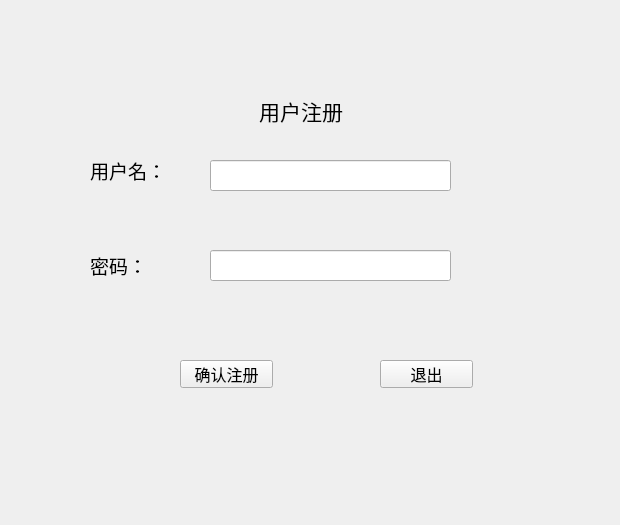
<?xml version="1.0" encoding="UTF-8"?>
<ui version="4.0">
 <class>Form_reg</class>
 <widget class="QWidget" name="Form_reg">
  <property name="geometry">
   <rect>
    <x>0</x>
    <y>0</y>
    <width>620</width>
    <height>525</height>
   </rect>
  </property>
  <property name="windowTitle">
   <string>注册界面</string>
  </property>
  <widget class="QLabel" name="label">
   <property name="geometry">
    <rect>
     <x>230</x>
     <y>80</y>
     <width>171</width>
     <height>61</height>
    </rect>
   </property>
   <property name="font">
    <font>
     <family>Arial</family>
     <pointsize>16</pointsize>
    </font>
   </property>
   <property name="text">
    <string>     用户注册</string>
   </property>
  </widget>
  <widget class="QLabel" name="label_2">
   <property name="geometry">
    <rect>
     <x>90</x>
     <y>155</y>
     <width>131</width>
     <height>31</height>
    </rect>
   </property>
   <property name="font">
    <font>
     <family>Arial</family>
     <pointsize>14</pointsize>
    </font>
   </property>
   <property name="text">
    <string>用户名：</string>
   </property>
  </widget>
  <widget class="QLabel" name="label_3">
   <property name="geometry">
    <rect>
     <x>90</x>
     <y>250</y>
     <width>111</width>
     <height>31</height>
    </rect>
   </property>
   <property name="font">
    <font>
     <family>Arial</family>
     <pointsize>14</pointsize>
    </font>
   </property>
   <property name="text">
    <string>密码：</string>
   </property>
  </widget>
  <widget class="QLineEdit" name="lineEdit">
   <property name="geometry">
    <rect>
     <x>210</x>
     <y>160</y>
     <width>241</width>
     <height>31</height>
    </rect>
   </property>
  </widget>
  <widget class="QLineEdit" name="lineEdit_2">
   <property name="geometry">
    <rect>
     <x>210</x>
     <y>250</y>
     <width>241</width>
     <height>31</height>
    </rect>
   </property>
  </widget>
  <widget class="QPushButton" name="pushButton">
   <property name="geometry">
    <rect>
     <x>180</x>
     <y>360</y>
     <width>93</width>
     <height>28</height>
    </rect>
   </property>
   <property name="font">
    <font>
     <family>Arial</family>
     <pointsize>12</pointsize>
    </font>
   </property>
   <property name="text">
    <string>确认注册</string>
   </property>
  </widget>
  <widget class="QPushButton" name="pushButton_2">
   <property name="geometry">
    <rect>
     <x>380</x>
     <y>360</y>
     <width>93</width>
     <height>28</height>
    </rect>
   </property>
   <property name="font">
    <font>
     <family>Arial</family>
     <pointsize>12</pointsize>
    </font>
   </property>
   <property name="text">
    <string>退出</string>
   </property>
  </widget>
 </widget>
 <resources/>
 <connections/>
</ui>
